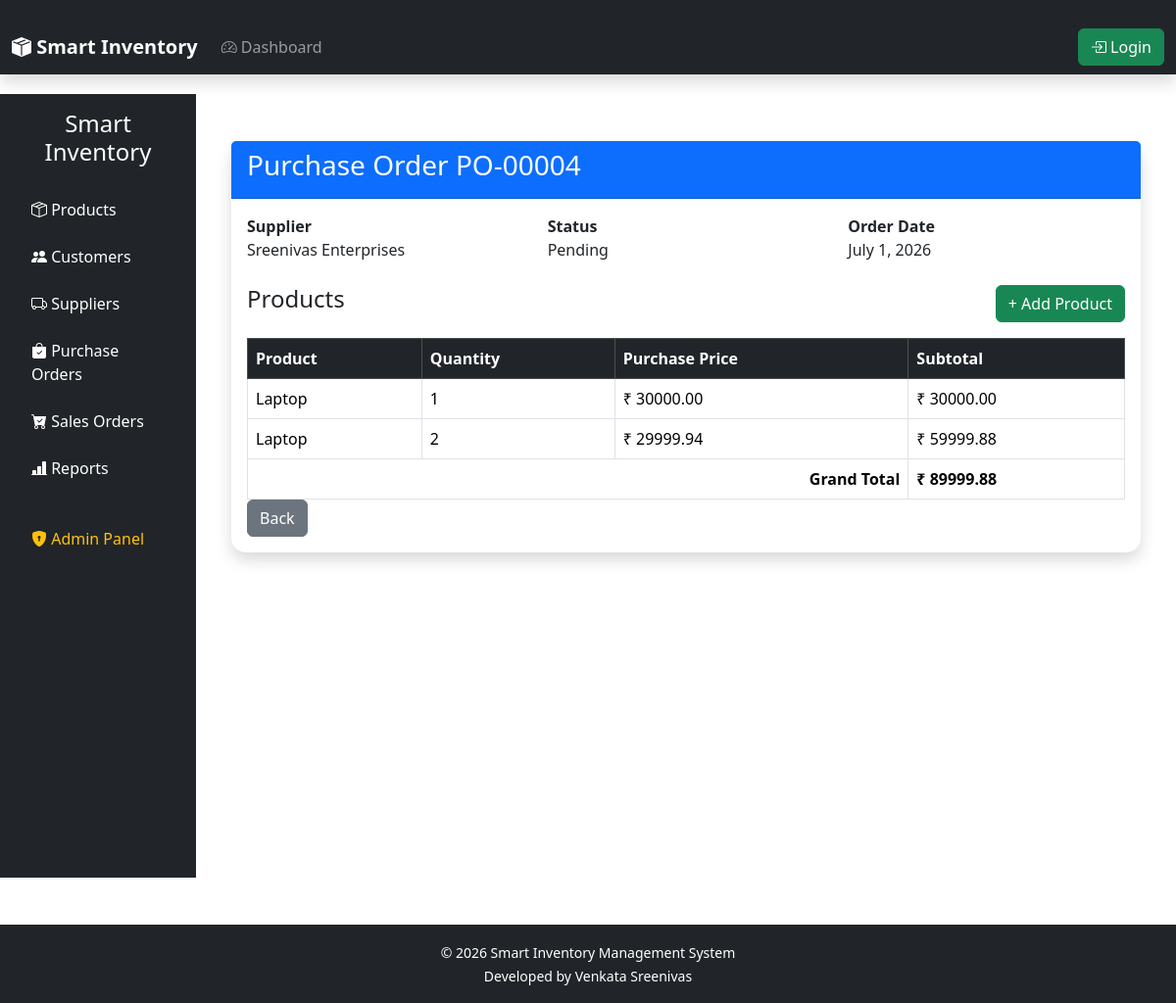
Page /orders/4/ on the earlier database version.
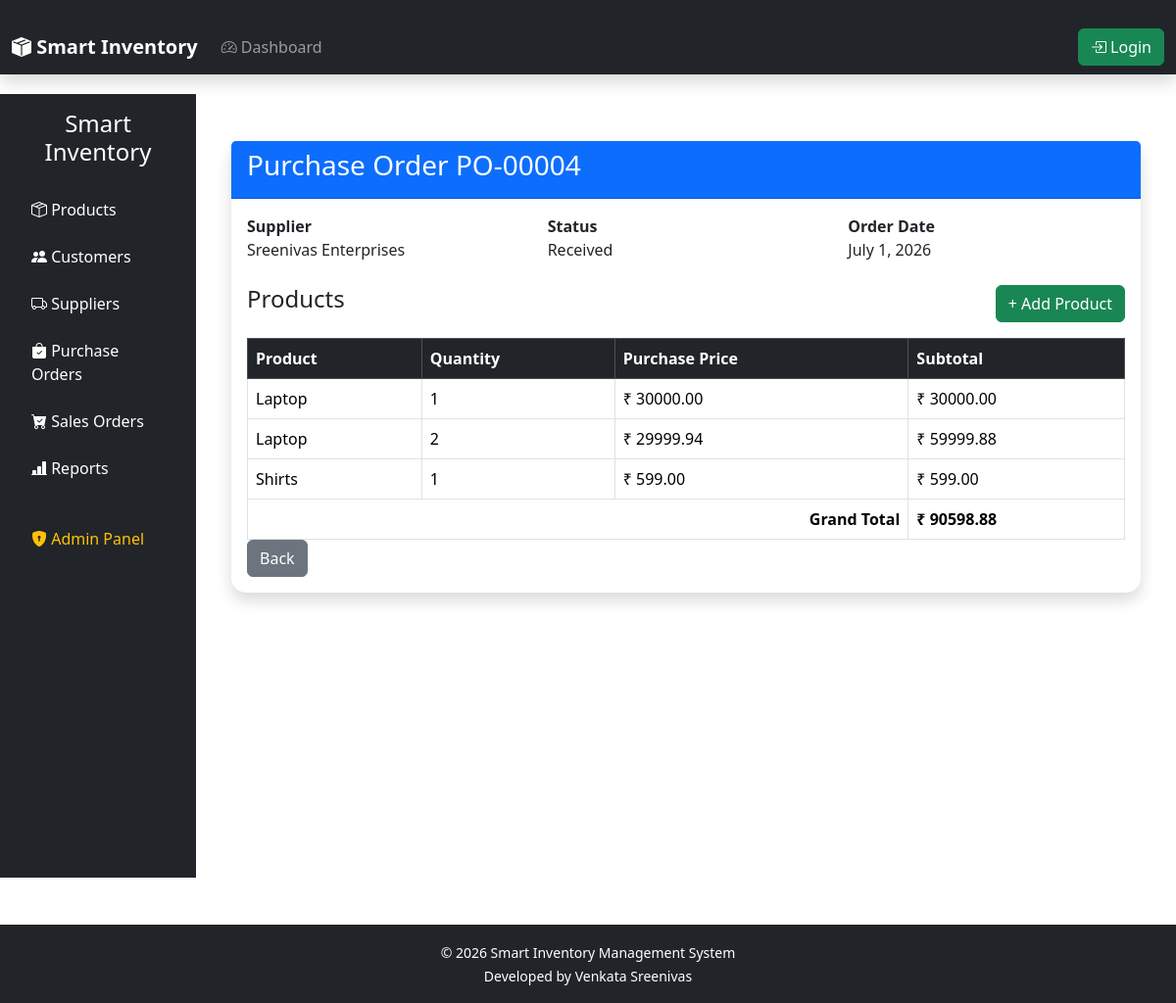
Same page on the later database version.
### orders/models.py (models this page shows, shortened)
class PurchaseOrder(models.Model):
    STATUS_CHOICES = [
        ("Pending", "Pending"),
        ("Received", "Received"),
        ("Cancelled", "Cancelled"),
    ]
    supplier = models.ForeignKey(
        Supplier,
        on_delete=models.CASCADE
    )
    order_number = models.CharField(
        max_length=20,
        unique=True
    )
    order_date = models.DateField(
        auto_now_add=True
    )
    expected_delivery = models.DateField(
        blank=True,
        null=True
    )
    status = models.CharField(
        max_length=20,
        choices=STATUS_CHOICES,
        default="Pending"
    )
    remarks = models.TextField(
        blank=True,
        null=True
    )
    stock_updated = models.BooleanField(
        default=False
    )
    created_at = models.DateTimeField(
        auto_now_add=True
    )
    updated_at = models.DateTimeField(
        auto_now=True
    )
    class Meta:
        ordering = ["-id"]

class PurchaseItem(models.Model):
    purchase_order = models.ForeignKey(
        PurchaseOrder,
        on_delete=models.CASCADE,
        related_name="items"
    )
    product = models.ForeignKey(
        Product,
        on_delete=models.CASCADE
    )
    quantity = models.PositiveIntegerField()
    purchase_price = models.DecimalField(
        max_digits=10,
        decimal_places=2
    )
    def subtotal(self):
        return self.quantity * self.purchase_price

### inventory/models.py (models this page shows)
class Product(models.Model):
    name = models.CharField(max_length=200)
    category = models.ForeignKey(
        Category,
        on_delete=models.CASCADE
    )
    price = models.DecimalField(
        max_digits=10,
        decimal_places=2
    )
    quantity = models.PositiveIntegerField()
    description = models.TextField(
        blank=True,
        null=True
    )
    image = models.ImageField(
        upload_to="products/",
        blank=True,
        null=True
    )
    created_at = models.DateTimeField(
        auto_now_add=True
    )
    updated_at = models.DateTimeField(
        auto_now=True
    )
    def __str__(self):
        return self.name

### suppliers/models.py (models this page shows)
class Supplier(models.Model):
    company_name = models.CharField(
        max_length=200
    )
    contact_person = models.CharField(
        max_length=100
    )
    email = models.EmailField(
        unique=True
    )
    phone = models.CharField(
        max_length=15,
        unique=True
    )
    gst_number = models.CharField(
        max_length=30,
        unique=True
    )
    address = models.TextField()
    city = models.CharField(
        max_length=100
    )
    country = models.CharField(
        max_length=100,
        default="India"
    )
    is_active = models.BooleanField(
        default=True
    )
    created_at = models.DateTimeField(
        auto_now_add=True
    )
    updated_at = models.DateTimeField(
        auto_now=True
    )
    class Meta:
        ordering = ["company_name"]
        verbose_name = "Supplier"
        verbose_name_plural = "Suppliers"
    def __str__(self):
        return self.company_name

### orders/views.py (the view, shortened to what this page needs)
def purchase_order_detail(request, pk):
    order = get_object_or_404(
        PurchaseOrder,
        pk=pk,
    )
    items = order.items.all()
    grand_total = sum(
        item.subtotal() for item in items
    )
    return render(
        request,
        "orders/purchase_order_detail.html",
        {
            "order": order,
            "items": items,
            "grand_total": grand_total,
        },
    )

### templates/orders/purchase_order_detail.html
{% extends "base.html" %}
{% block content %}
<div class="container mt-4">
    <div class="card shadow">
        <div class="card-header bg-primary text-white">
            <h3>Purchase Order {{ order.order_number }}</h3>
        </div>
        <div class="card-body">
            <div class="row mb-4">
                <div class="col-md-4">
                    <strong>Supplier</strong><br>
                    {{ order.supplier }}
                </div>
                <div class="col-md-4">
                    <strong>Status</strong><br>
                    {{ order.status }}
                </div>
                <div class="col-md-4">
                    <strong>Order Date</strong><br>
                    {{ order.order_date }}
                </div>
            </div>
            <div class="d-flex justify-content-between mb-3">
                <h4>Products</h4>
                <a
                    href="{% url 'add_purchase_item' order.id %}"
                    class="btn btn-success">
                    + Add Product
                </a>
            </div>
            <table class="table table-bordered table-hover">
                <thead class="table-dark">
                    <tr>
                        <th>Product</th>
                        <th>Quantity</th>
                        <th>Purchase Price</th>
                        <th>Subtotal</th>
                    </tr>
                </thead>
                <tbody>
                {% for item in items %}
                    <tr>
                        <td>{{ item.product }}</td>
                        <td>{{ item.quantity }}</td>
                        <td>₹ {{ item.purchase_price }}</td>
                        <td>₹ {{ item.subtotal }}</td>
                    </tr>
                {% empty %}
                    <tr>
                        <td colspan="4" class="text-center">
                            No products added yet.
                        </td>
                    </tr>
                {% endfor %}
                </tbody>
                <tfoot>
                    <tr>
                        <th colspan="3" class="text-end">
                            Grand Total
                        </th>
                        <th>
                            ₹ {{ grand_total }}
                        </th>
                    </tr>
                </tfoot>
            </table>
            <a
                href="{% url 'purchase_order_list' %}"
                class="btn btn-secondary">
                Back
            </a>
        </div>
    </div>
</div>
{% endblock %}

Differences in the rows shown:
changed PurchaseOrder "PO-00004": status "Pending" → "Received"
added PurchaseItem: product "Shirts", quantity "1", purchase_price "599.00", subtotal "599.00"
Other differences:
{{ grand_total }}: "89999.88" → "90598.88"
